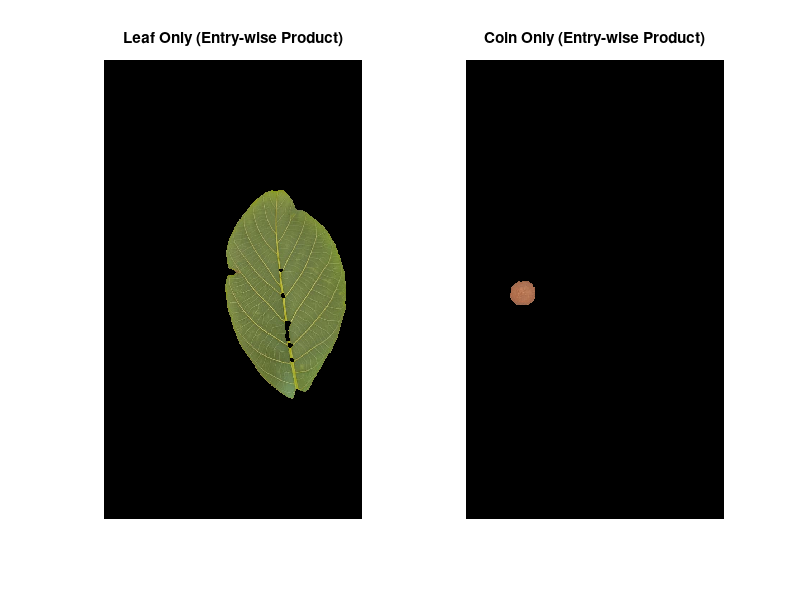

Reproduce this figure in MATLAB. (Note: this script raises an error after producing the figure.)
%% Task E – Separate entry wise product and RGB histogram

load('cleanMasks.mat'); 
% Entry-wise products (segmented color images) 
leaf_segmented = I .* uint8(BM_leaf_clean);  
coin_segmented = I .* uint8(BM_coin_clean); 

figure;
subplot(1,2,1); 
imshow(leaf_segmented);
title('Leaf Only (Entry-wise Product)');

subplot(1,2,2); 
imshow(coin_segmented);
title('Coin Only (Entry-wise Product)');

% RGB histograms using the cleaned masks of leaf and coin.
plotRGBHistogram(I, BM_leaf_clean, 'Leaf');
plotRGBHistogram(I, BM_coin_clean, 'Coin');

% function to create the RGB histogram 
function plotRGBHistogram(I, mask, objectName)
    % Extracting  three colour channels
    R = I(:,:,1); G = I(:,:,2); B = I(:,:,3);
    % Selecting pixels belonging to the object
    Rvals = R(mask); Gvals = G(mask); Bvals = B(mask);
    % Histogram (0–255 bins)
    bins = 0:255;
    hR = histcounts(Rvals,bins);
    hG = histcounts(Gvals,bins);
    hB = histcounts(Bvals,bins);
    % Normalise
    hR = hR / max(hR);
    hG = hG / max(hG);
    hB = hB / max(hB);
    % Plot
    figure; hold on;
    plot(bins(1:end-1),hR,'r','LineWidth',1.5);
    plot(bins(1:end-1),hG,'g','LineWidth',1.5);
    plot(bins(1:end-1),hB,'b','LineWidth',1.5);
    xlim([0 255]); ylim([0 1]);
    xlabel('Intensity (0–255)'); ylabel('Normalised Frequency');
    title(['Normalised RGB Histogram – ', objectName]);
    legend('Red','Green','Blue'); grid on; hold off;
end
